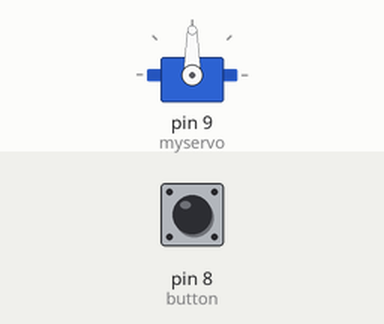
The sketch below on a simulated Arduino Uno, built with avr-gcc and run on an emulated ATmega328P. Parts: servo. The test bench sets the inputs (shaded band); at power-on: pin 8 (button) LOW. What the sketch prints to the serial monitor is not drawn.

Above: at 1.2 s.
1.3 s: pin 8 (button) pulled HIGH for 0.15 s
At 2.1 s:
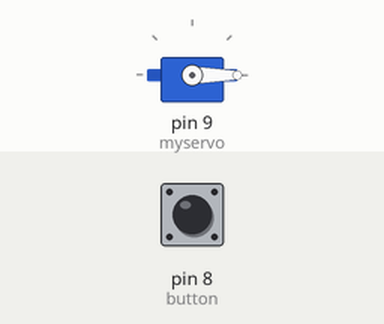
Timing chart, 0 to 4.3 s (numbered marks = the images above; inputs shaded):
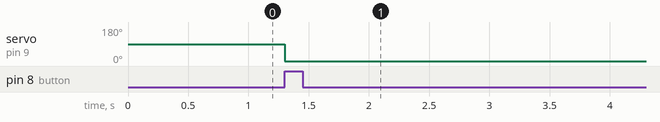

The sketch:

Servo_door.ino
```cpp
#include <Servo.h>
int button = 8;

Servo myservo;

void setup() {

  pinMode(button, INPUT);
  digitalWrite(button, LOW);
  myservo.attach(9);
  Serial.begin(9600);
}

void loop() {
  Serial.println(digitalRead(button));
   if(digitalRead(button)){
      open_door();
  }
}


void open_door(){
    myservo.write(0);
    myservo.write(95);
    myservo.write(0);
}
```

Measured:
- after the input at 1.3 s, servo on pin 9 (myservo): 90° → 0° at once
